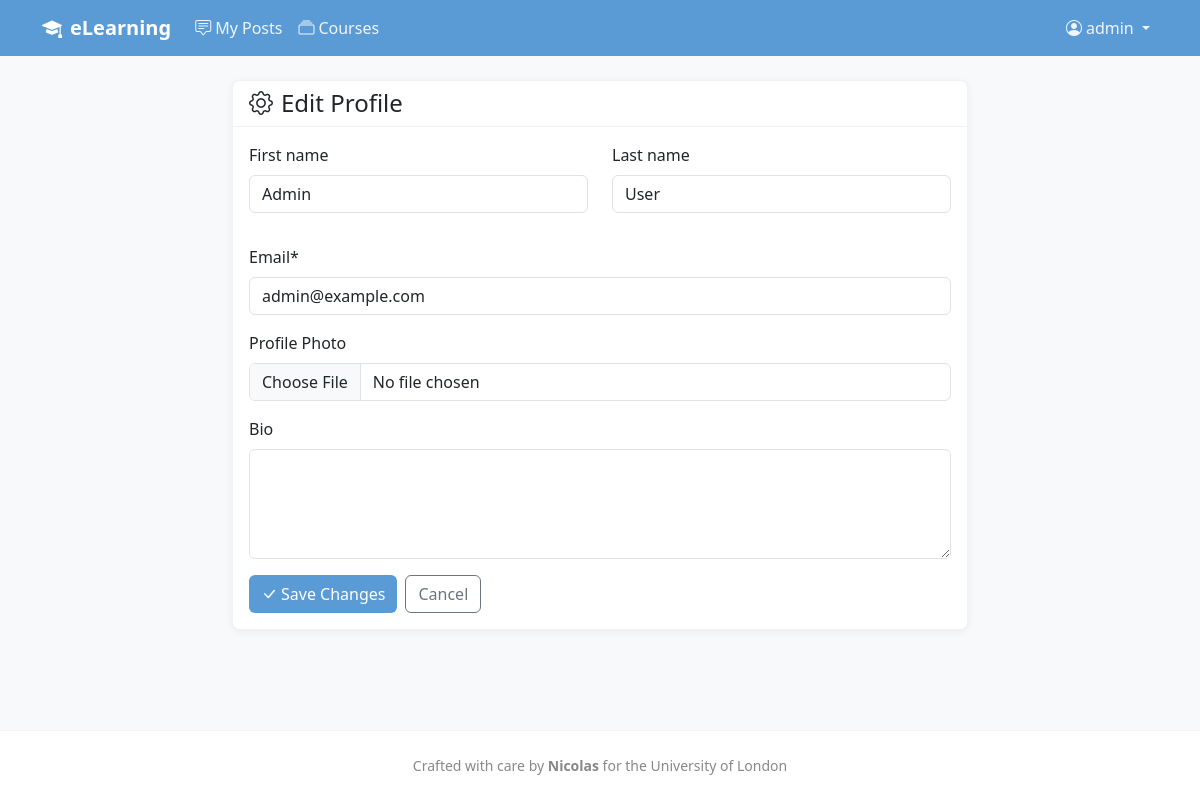
The app's page /accounts/profile/edit/ (signed in) with its own data.
### apps/accounts/models.py (models this page shows, shortened)
class User(AbstractUser):
    class UserType(models.TextChoices):
        STUDENT = 'student', 'Student'
        TEACHER = 'teacher', 'Teacher'
    email = models.EmailField(unique=True)
    user_type = models.CharField(
        max_length=10,
        choices=UserType.choices,
        default=UserType.STUDENT,
    )
    photo = models.ImageField(
        upload_to='profile_photos/',
        blank=True,
        null=True,
    )
    bio = models.TextField(blank=True, max_length=500)
    created_at = models.DateTimeField(auto_now_add=True)
    updated_at = models.DateTimeField(auto_now=True)

### apps/accounts/views.py (the view, shortened to what this page needs)
# urls.py: path('profile/edit/', login_required(views.ProfileEditView.as_view()), name='profile_edit'),
class ProfileEditView(UpdateView):
    model = User
    form_class = UserProfileForm
    template_name = 'accounts/profile_edit.html'
    success_url = reverse_lazy('accounts:dashboard')
    def get_object(self, queryset=None):
        return self.request.user

### apps/accounts/forms.py
class UserProfileForm(forms.ModelForm):
    class Meta:
        model = User
        fields = ['first_name', 'last_name', 'email', 'photo', 'bio']
        widgets = {
            'bio': forms.Textarea(attrs={'rows': 4}),
        }
    def __init__(self, *args, **kwargs):
        super().__init__(*args, **kwargs)
        for field_name, field in self.fields.items():
            field.widget.attrs['class'] = 'form-control'

### templates/accounts/profile_edit.html (shortened to what this page needs)
{% extends 'base.html' %}
{% load crispy_forms_tags %}
{% block content %}
<div class="row justify-content-center">
    <div class="col-md-8">
        <div class="card">
            <div class="card-header">
                <h4 class="mb-0"><i class="bi bi-gear me-2"></i>Edit Profile</h4>
            </div>
            <div class="card-body">
                <form method="post" enctype="multipart/form-data">
                    <div class="row">
                        <div class="col-md-6 mb-3">
                            {{ form.first_name|as_crispy_field }}
                        </div>
                        <div class="col-md-6 mb-3">
                            {{ form.last_name|as_crispy_field }}
                        </div>
                    </div>
                    <div class="mb-3">
                        {{ form.email|as_crispy_field }}
                    </div>
                    <div class="mb-3">
                        <label class="form-label">Profile Photo</label>
                        {{ form.photo }}
                    </div>
                    <div class="mb-3">
                        {{ form.bio|as_crispy_field }}
                    </div>
                    <div class="d-flex gap-2">
                        <button type="submit" class="btn btn-primary">
                            <i class="bi bi-check-lg me-1"></i>Save Changes
                        </button>
                        <a href="{% url 'accounts:home' %}" class="btn btn-outline-secondary">
                            Cancel
                        </a>
                    </div>
                </form>
            </div>
        </div>
    </div>
</div>
{% endblock %}

### templates/base.html (shortened to what this page needs)
{% load static %}
<!DOCTYPE html>
<html lang="en">
<head>
    <link href="https://cdn.jsdelivr.net/npm/bootstrap@5.3.2/dist/css/bootstrap.min.css" rel="stylesheet">
    <link href="https://cdn.jsdelivr.net/npm/bootstrap-icons@1.11.1/font/bootstrap-icons.css" rel="stylesheet">
    <link href="{% static 'css/style.css' %}" rel="stylesheet">
</head>
<body>
    <nav class="navbar navbar-expand-lg navbar-dark bg-primary">
        <div class="container">
            <a class="navbar-brand" href="{% url 'accounts:home' %}">
                <i class="bi bi-mortarboard-fill me-2"></i>eLearning
            </a>
            <div class="collapse navbar-collapse" id="navbarNav">
                <ul class="navbar-nav me-auto">
                    {% if user.is_authenticated %}
                        <li class="nav-item">
                            <a class="nav-link {% if request.resolver_match.url_name == 'posts' %}active{% endif %}" href="{% url 'accounts:posts' %}">
                                <i class="bi bi-chat-square-text me-1"></i>My Posts
                            </a>
                        </li>
                        <li class="nav-item">
                            <a class="nav-link {% if 'courses' in request.resolver_match.app_name %}active{% endif %}" href="{% url 'courses:course_list' %}">
                                <i class="bi bi-collection me-1"></i>Courses
                            </a>
                        </li>
                    {% endif %}
                </ul>
                <ul class="navbar-nav">
                    {% if user.is_authenticated %}
                        <li class="nav-item dropdown">
                            <a class="nav-link dropdown-toggle" href="#" id="userDropdown" role="button" data-bs-toggle="dropdown">
                                <i class="bi bi-person-circle me-1"></i>{{ user.username }}
                            </a>
                        </li>
                    {% endif %}
                </ul>
            </div>
        </div>
    </nav>
    <main class="container my-4">
        {% block content %}{% endblock %}
    </main>
    <footer class="py-4 mt-auto">
        <div class="container text-center">
            <p class="mb-0 small" style="color: var(--text-muted);">
                Crafted with care by <strong>Nicolas</strong> for the University of London
            </p>
        </div>
    </footer>
</body>
</html>

### static/css/style.css (style rules this page uses)
:root { --primary-blue: #5a9bd5; --primary-blue-light: #e8f1f8; --primary-blue-hover: #4a8bc5; --accent-green: #7cb87c; --accent-green-light: #e8f5e8; --bg-light: #f8f9fa; --bg-white: #ffffff; --text-primary: #333333; --text-secondary: #666666; --text-muted: #888888; --border-color: #dee2e6; --error-color: #e8a5a5; --error-text: #c25555; }
body { min-height: 100vh; display: flex; flex-direction: column; background-color: var(--bg-light); color: var(--text-primary); }
main { flex: 1; }
.card { box-shadow: 0 2px 8px rgba(0, 0, 0, 0.06); border: 1px solid rgba(0, 0, 0, 0.05); border-radius: 0.5rem; }
.card-header { background-color: #fff; border-bottom: 1px solid rgba(0, 0, 0, 0.05); border-radius: 0.5rem 0.5rem 0 0 !important; }
.navbar { background-color: var(--primary-blue) !important; }
.navbar-brand { font-weight: 600; color: var(--bg-white) !important; }
.navbar .nav-link { color: rgba(255, 255, 255, 0.9) !important; }
.btn-primary { background-color: var(--primary-blue); border: none; color: var(--bg-white); }
footer { background-color: #fff !important; border-top: 1px solid rgba(0, 0, 0, 0.05); }
a { color: var(--primary-blue); }

### records on screen
User: username "admin", first_name "Admin", last_name "User", email "admin@example.com"
